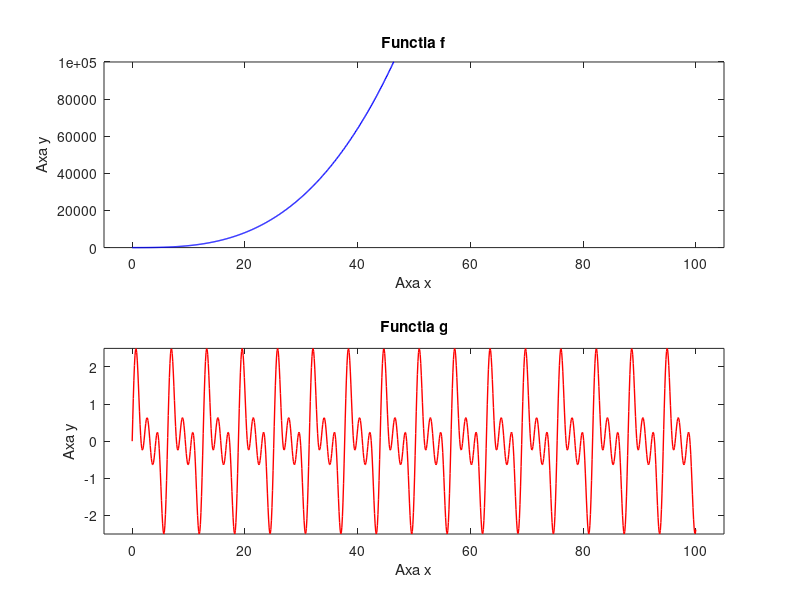

Write MATLAB code to recreate this figure.
clc; clear all;

x = 0 : 0.1 : 100;
f = x.^3 + 4*x - 15;
g = sin(x) + sin(2*x) + sin(3*x);
figure;

subplot(2,1,1);
plot(x, f, 'b-',"LineWidth", 1);
title("Functia f");
xlabel("Axa x");
ylabel("Axa y");
axis([-5 105 -10 10^5]);

subplot(2,1,2);
plot(x, g, 'r-',"LineWidth", 1);
title("Functia g");
xlabel("Axa x");
ylabel("Axa y");
axis([-5 105 -2.5 2.5]);